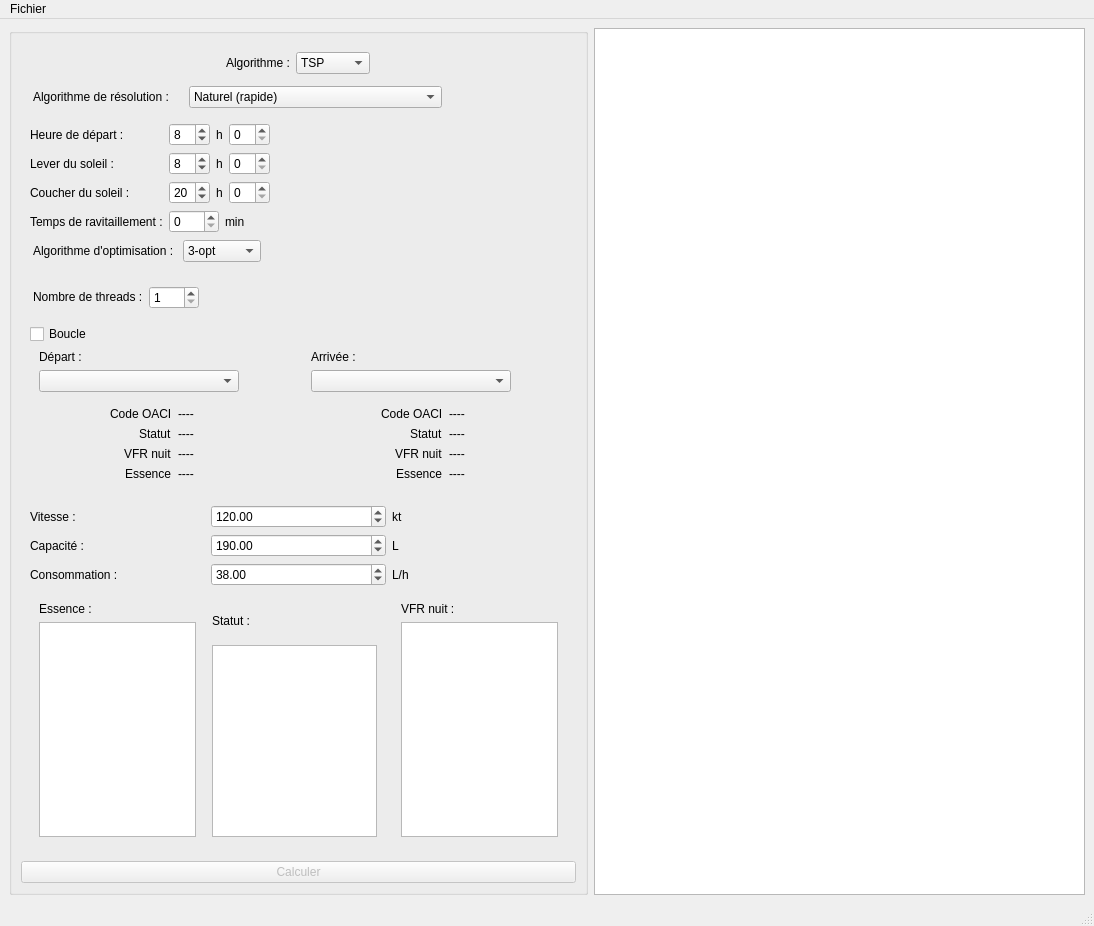
<?xml version="1.0" encoding="UTF-8"?>
<ui version="4.0">
 <class>MainWindowTest</class>
 <widget class="QMainWindow" name="MainWindowTest">
  <property name="geometry">
   <rect>
    <x>0</x>
    <y>0</y>
    <width>1094</width>
    <height>926</height>
   </rect>
  </property>
  <property name="windowTitle">
   <string>FlightPath</string>
  </property>
  <widget class="QWidget" name="centralwidget">
   <layout class="QHBoxLayout" name="horizontalLayout">
    <item>
     <widget class="QGroupBox" name="leftPanel">
      <property name="sizePolicy">
       <sizepolicy hsizetype="Fixed" vsizetype="Expanding">
        <horstretch>0</horstretch>
        <verstretch>0</verstretch>
       </sizepolicy>
      </property>
      <property name="maximumSize">
       <size>
        <width>16777215</width>
        <height>16777215</height>
       </size>
      </property>
      <property name="styleSheet">
       <string notr="true"/>
      </property>
      <layout class="QVBoxLayout" name="verticalLayout">
       <item alignment="Qt::AlignHCenter">
        <widget class="QWidget" name="algoBox" native="true">
         <property name="sizePolicy">
          <sizepolicy hsizetype="Fixed" vsizetype="Fixed">
           <horstretch>0</horstretch>
           <verstretch>0</verstretch>
          </sizepolicy>
         </property>
         <layout class="QHBoxLayout" name="horizontalLayout_2">
          <property name="bottomMargin">
           <number>0</number>
          </property>
          <item>
           <widget class="QLabel" name="label">
            <property name="sizePolicy">
             <sizepolicy hsizetype="Preferred" vsizetype="Fixed">
              <horstretch>0</horstretch>
              <verstretch>0</verstretch>
             </sizepolicy>
            </property>
            <property name="text">
             <string>Algorithme :</string>
            </property>
           </widget>
          </item>
          <item>
           <widget class="QComboBox" name="algoCombobox">
            <property name="sizePolicy">
             <sizepolicy hsizetype="Preferred" vsizetype="Fixed">
              <horstretch>0</horstretch>
              <verstretch>0</verstretch>
             </sizepolicy>
            </property>
            <item>
             <property name="text">
              <string>TSP</string>
             </property>
            </item>
            <item>
             <property name="text">
              <string>Breitling</string>
             </property>
            </item>
           </widget>
          </item>
         </layout>
        </widget>
       </item>
       <item>
        <widget class="QWidget" name="breitlingSolverSelection" native="true">
         <property name="maximumSize">
          <size>
           <width>430</width>
           <height>16777215</height>
          </size>
         </property>
         <layout class="QHBoxLayout" name="horizontalLayout_9">
          <property name="leftMargin">
           <number>12</number>
          </property>
          <property name="topMargin">
           <number>6</number>
          </property>
          <item>
           <widget class="QLabel" name="label_18">
            <property name="maximumSize">
             <size>
              <width>150</width>
              <height>16777215</height>
             </size>
            </property>
            <property name="text">
             <string>Algorithme de résolution :</string>
            </property>
           </widget>
          </item>
          <item>
           <widget class="QComboBox" name="breitlingSolverCombo">
            <property name="sizePolicy">
             <sizepolicy hsizetype="Minimum" vsizetype="Fixed">
              <horstretch>0</horstretch>
              <verstretch>0</verstretch>
             </sizepolicy>
            </property>
            <property name="minimumSize">
             <size>
              <width>0</width>
              <height>0</height>
             </size>
            </property>
            <property name="maximumSize">
             <size>
              <width>16777215</width>
              <height>16777215</height>
             </size>
            </property>
            <item>
             <property name="text">
              <string>Naturel (rapide)</string>
             </property>
            </item>
            <item>
             <property name="text">
              <string>Label setting (meilleurs résultats)</string>
             </property>
            </item>
            <item>
             <property name="text">
              <string>Solver par construction/optimisation</string>
             </property>
            </item>
           </widget>
          </item>
         </layout>
        </widget>
       </item>
       <item alignment="Qt::AlignLeft">
        <widget class="QWidget" name="heures" native="true">
         <property name="sizePolicy">
          <sizepolicy hsizetype="Fixed" vsizetype="Fixed">
           <horstretch>0</horstretch>
           <verstretch>0</verstretch>
          </sizepolicy>
         </property>
         <layout class="QGridLayout" name="Heures">
          <property name="topMargin">
           <number>0</number>
          </property>
          <property name="bottomMargin">
           <number>0</number>
          </property>
          <item row="2" column="0" alignment="Qt::AlignLeft">
           <widget class="QLabel" name="label_6">
            <property name="text">
             <string>Coucher du soleil :</string>
            </property>
           </widget>
          </item>
          <item row="0" column="0" alignment="Qt::AlignLeft">
           <widget class="QLabel" name="label_2">
            <property name="text">
             <string>Heure de départ :</string>
            </property>
           </widget>
          </item>
          <item row="3" column="0" alignment="Qt::AlignLeft">
           <widget class="QLabel" name="label_8">
            <property name="maximumSize">
             <size>
              <width>16777215</width>
              <height>16777215</height>
             </size>
            </property>
            <property name="text">
             <string>Temps de ravitaillement :</string>
            </property>
           </widget>
          </item>
          <item row="1" column="0" alignment="Qt::AlignLeft">
           <widget class="QLabel" name="label_4">
            <property name="text">
             <string>Lever du soleil :</string>
            </property>
           </widget>
          </item>
          <item row="2" column="1" alignment="Qt::AlignLeft">
           <widget class="QWidget" name="widget_4" native="true">
            <layout class="QHBoxLayout" name="horizontalLayout_5">
             <property name="leftMargin">
              <number>0</number>
             </property>
             <property name="topMargin">
              <number>0</number>
             </property>
             <property name="rightMargin">
              <number>0</number>
             </property>
             <property name="bottomMargin">
              <number>0</number>
             </property>
             <item>
              <widget class="QSpinBox" name="couH">
               <property name="sizePolicy">
                <sizepolicy hsizetype="Preferred" vsizetype="Fixed">
                 <horstretch>0</horstretch>
                 <verstretch>0</verstretch>
                </sizepolicy>
               </property>
               <property name="minimumSize">
                <size>
                 <width>40</width>
                 <height>0</height>
                </size>
               </property>
               <property name="maximum">
                <number>23</number>
               </property>
               <property name="value">
                <number>20</number>
               </property>
              </widget>
             </item>
             <item>
              <widget class="QLabel" name="label_7">
               <property name="text">
                <string>h</string>
               </property>
              </widget>
             </item>
             <item>
              <widget class="QSpinBox" name="couM">
               <property name="sizePolicy">
                <sizepolicy hsizetype="Preferred" vsizetype="Fixed">
                 <horstretch>0</horstretch>
                 <verstretch>0</verstretch>
                </sizepolicy>
               </property>
               <property name="minimumSize">
                <size>
                 <width>40</width>
                 <height>0</height>
                </size>
               </property>
               <property name="maximum">
                <number>59</number>
               </property>
              </widget>
             </item>
            </layout>
           </widget>
          </item>
          <item row="0" column="1" alignment="Qt::AlignLeft">
           <widget class="QWidget" name="widget_2" native="true">
            <layout class="QHBoxLayout" name="horizontalLayout_3">
             <property name="leftMargin">
              <number>0</number>
             </property>
             <property name="topMargin">
              <number>0</number>
             </property>
             <property name="rightMargin">
              <number>0</number>
             </property>
             <property name="bottomMargin">
              <number>0</number>
             </property>
             <item>
              <widget class="QSpinBox" name="depH">
               <property name="sizePolicy">
                <sizepolicy hsizetype="Preferred" vsizetype="Fixed">
                 <horstretch>0</horstretch>
                 <verstretch>0</verstretch>
                </sizepolicy>
               </property>
               <property name="minimumSize">
                <size>
                 <width>40</width>
                 <height>0</height>
                </size>
               </property>
               <property name="maximum">
                <number>23</number>
               </property>
               <property name="value">
                <number>8</number>
               </property>
              </widget>
             </item>
             <item>
              <widget class="QLabel" name="label_3">
               <property name="text">
                <string>h</string>
               </property>
              </widget>
             </item>
             <item>
              <widget class="QSpinBox" name="depM">
               <property name="sizePolicy">
                <sizepolicy hsizetype="Preferred" vsizetype="Fixed">
                 <horstretch>0</horstretch>
                 <verstretch>0</verstretch>
                </sizepolicy>
               </property>
               <property name="minimumSize">
                <size>
                 <width>40</width>
                 <height>0</height>
                </size>
               </property>
               <property name="maximum">
                <number>59</number>
               </property>
              </widget>
             </item>
            </layout>
           </widget>
          </item>
          <item row="1" column="1" alignment="Qt::AlignLeft">
           <widget class="QWidget" name="widget_3" native="true">
            <layout class="QHBoxLayout" name="horizontalLayout_4">
             <property name="leftMargin">
              <number>0</number>
             </property>
             <property name="topMargin">
              <number>0</number>
             </property>
             <property name="rightMargin">
              <number>0</number>
             </property>
             <property name="bottomMargin">
              <number>0</number>
             </property>
             <item>
              <widget class="QSpinBox" name="levH">
               <property name="sizePolicy">
                <sizepolicy hsizetype="Preferred" vsizetype="Fixed">
                 <horstretch>0</horstretch>
                 <verstretch>0</verstretch>
                </sizepolicy>
               </property>
               <property name="minimumSize">
                <size>
                 <width>40</width>
                 <height>0</height>
                </size>
               </property>
               <property name="maximum">
                <number>23</number>
               </property>
               <property name="value">
                <number>8</number>
               </property>
              </widget>
             </item>
             <item>
              <widget class="QLabel" name="label_5">
               <property name="text">
                <string>h</string>
               </property>
              </widget>
             </item>
             <item>
              <widget class="QSpinBox" name="levM">
               <property name="sizePolicy">
                <sizepolicy hsizetype="Preferred" vsizetype="Fixed">
                 <horstretch>0</horstretch>
                 <verstretch>0</verstretch>
                </sizepolicy>
               </property>
               <property name="minimumSize">
                <size>
                 <width>40</width>
                 <height>0</height>
                </size>
               </property>
               <property name="maximum">
                <number>59</number>
               </property>
              </widget>
             </item>
            </layout>
           </widget>
          </item>
          <item row="3" column="1" alignment="Qt::AlignLeft">
           <widget class="QWidget" name="horizontalWidget" native="true">
            <layout class="QHBoxLayout" name="horizontalLayout_6">
             <property name="leftMargin">
              <number>0</number>
             </property>
             <property name="topMargin">
              <number>0</number>
             </property>
             <property name="rightMargin">
              <number>0</number>
             </property>
             <property name="bottomMargin">
              <number>0</number>
             </property>
             <item alignment="Qt::AlignLeft">
              <widget class="QSpinBox" name="tmpRav">
               <property name="sizePolicy">
                <sizepolicy hsizetype="Preferred" vsizetype="Fixed">
                 <horstretch>100</horstretch>
                 <verstretch>0</verstretch>
                </sizepolicy>
               </property>
               <property name="minimumSize">
                <size>
                 <width>50</width>
                 <height>0</height>
                </size>
               </property>
              </widget>
             </item>
             <item alignment="Qt::AlignLeft">
              <widget class="QLabel" name="label_35">
               <property name="text">
                <string>min</string>
               </property>
              </widget>
             </item>
            </layout>
           </widget>
          </item>
         </layout>
        </widget>
       </item>
       <item alignment="Qt::AlignLeft">
        <widget class="QWidget" name="optWidget" native="true">
         <layout class="QHBoxLayout" name="horizontalLayout_10">
          <property name="leftMargin">
           <number>12</number>
          </property>
          <property name="topMargin">
           <number>1</number>
          </property>
          <item>
           <widget class="QLabel" name="label_14">
            <property name="sizePolicy">
             <sizepolicy hsizetype="Fixed" vsizetype="Fixed">
              <horstretch>0</horstretch>
              <verstretch>0</verstretch>
             </sizepolicy>
            </property>
            <property name="toolTip">
             <string>Algorithme appliqué après avoir trouvé une solution, augmente le temps de résolution</string>
            </property>
            <property name="text">
             <string>Algorithme d'optimisation : </string>
            </property>
           </widget>
          </item>
          <item>
           <widget class="QComboBox" name="optComboBox">
            <property name="sizePolicy">
             <sizepolicy hsizetype="Fixed" vsizetype="Fixed">
              <horstretch>0</horstretch>
              <verstretch>0</verstretch>
             </sizepolicy>
            </property>
            <property name="currentIndex">
             <number>2</number>
            </property>
            <item>
             <property name="text">
              <string>&lt;aucun&gt;</string>
             </property>
            </item>
            <item>
             <property name="text">
              <string>2-opt</string>
             </property>
            </item>
            <item>
             <property name="text">
              <string>3-opt</string>
             </property>
            </item>
           </widget>
          </item>
         </layout>
        </widget>
       </item>
       <item>
        <widget class="QWidget" name="threadWidget" native="true">
         <layout class="QHBoxLayout" name="horizontalLayout_8">
          <property name="leftMargin">
           <number>12</number>
          </property>
          <item>
           <widget class="QLabel" name="label_16">
            <property name="sizePolicy">
             <sizepolicy hsizetype="Fixed" vsizetype="Fixed">
              <horstretch>0</horstretch>
              <verstretch>0</verstretch>
             </sizepolicy>
            </property>
            <property name="toolTip">
             <string>Accélère le calcul en utilisant d'avantage de ressources de l'ordinateur</string>
            </property>
            <property name="text">
             <string>Nombre de threads :</string>
            </property>
           </widget>
          </item>
          <item>
           <widget class="QSpinBox" name="threadSpinBox">
            <property name="sizePolicy">
             <sizepolicy hsizetype="Fixed" vsizetype="Fixed">
              <horstretch>0</horstretch>
              <verstretch>0</verstretch>
             </sizepolicy>
            </property>
            <property name="maximumSize">
             <size>
              <width>50</width>
              <height>16777215</height>
             </size>
            </property>
            <property name="minimum">
             <number>1</number>
            </property>
           </widget>
          </item>
          <item>
           <widget class="QLabel" name="labelNbThreads">
            <property name="text">
             <string/>
            </property>
           </widget>
          </item>
         </layout>
        </widget>
       </item>
       <item>
        <widget class="QWidget" name="boucleBoxWidget" native="true">
         <layout class="QVBoxLayout" name="boucleBox">
          <property name="topMargin">
           <number>0</number>
          </property>
          <property name="bottomMargin">
           <number>0</number>
          </property>
          <item alignment="Qt::AlignTop">
           <widget class="QCheckBox" name="boucle">
            <property name="sizePolicy">
             <sizepolicy hsizetype="Fixed" vsizetype="Fixed">
              <horstretch>0</horstretch>
              <verstretch>0</verstretch>
             </sizepolicy>
            </property>
            <property name="styleSheet">
             <string notr="true"/>
            </property>
            <property name="text">
             <string>Boucle</string>
            </property>
           </widget>
          </item>
         </layout>
        </widget>
       </item>
       <item>
        <widget class="QWidget" name="choixDepartArrivee" native="true">
         <property name="sizePolicy">
          <sizepolicy hsizetype="Preferred" vsizetype="Fixed">
           <horstretch>0</horstretch>
           <verstretch>0</verstretch>
          </sizepolicy>
         </property>
         <property name="minimumSize">
          <size>
           <width>371</width>
           <height>0</height>
          </size>
         </property>
         <layout class="QHBoxLayout" name="departarrivee">
          <property name="topMargin">
           <number>0</number>
          </property>
          <property name="bottomMargin">
           <number>0</number>
          </property>
          <item>
           <widget class="QWidget" name="departBoxWidget" native="true">
            <layout class="QVBoxLayout" name="departBox">
             <property name="topMargin">
              <number>0</number>
             </property>
             <item>
              <widget class="QLabel" name="label_9">
               <property name="sizePolicy">
                <sizepolicy hsizetype="Preferred" vsizetype="Fixed">
                 <horstretch>0</horstretch>
                 <verstretch>0</verstretch>
                </sizepolicy>
               </property>
               <property name="text">
                <string>Départ :</string>
               </property>
              </widget>
             </item>
             <item>
              <widget class="QComboBox" name="depComboBox">
               <property name="sizePolicy">
                <sizepolicy hsizetype="Fixed" vsizetype="Fixed">
                 <horstretch>0</horstretch>
                 <verstretch>0</verstretch>
                </sizepolicy>
               </property>
               <property name="minimumSize">
                <size>
                 <width>200</width>
                 <height>0</height>
                </size>
               </property>
               <property name="maximumSize">
                <size>
                 <width>200</width>
                 <height>16777215</height>
                </size>
               </property>
              </widget>
             </item>
             <item>
              <widget class="QWidget" name="widget" native="true">
               <layout class="QGridLayout" name="gridLayout">
                <item row="0" column="1">
                 <widget class="QLabel" name="depOACILabel">
                  <property name="maximumSize">
                   <size>
                    <width>100</width>
                    <height>16777215</height>
                   </size>
                  </property>
                  <property name="text">
                   <string>----</string>
                  </property>
                 </widget>
                </item>
                <item row="2" column="0" alignment="Qt::AlignRight">
                 <widget class="QLabel" name="label_15">
                  <property name="text">
                   <string>VFR nuit</string>
                  </property>
                 </widget>
                </item>
                <item row="1" column="0" alignment="Qt::AlignRight">
                 <widget class="QLabel" name="label_13">
                  <property name="text">
                   <string>Statut</string>
                  </property>
                 </widget>
                </item>
                <item row="1" column="1">
                 <widget class="QLabel" name="depStatutLabel">
                  <property name="maximumSize">
                   <size>
                    <width>100</width>
                    <height>16777215</height>
                   </size>
                  </property>
                  <property name="text">
                   <string>----</string>
                  </property>
                 </widget>
                </item>
                <item row="0" column="0" alignment="Qt::AlignRight">
                 <widget class="QLabel" name="label_11">
                  <property name="text">
                   <string>Code OACI</string>
                  </property>
                 </widget>
                </item>
                <item row="2" column="1">
                 <widget class="QLabel" name="depVFRLabel">
                  <property name="maximumSize">
                   <size>
                    <width>100</width>
                    <height>16777215</height>
                   </size>
                  </property>
                  <property name="text">
                   <string>----</string>
                  </property>
                 </widget>
                </item>
                <item row="3" column="0" alignment="Qt::AlignRight">
                 <widget class="QLabel" name="label_17">
                  <property name="text">
                   <string>Essence</string>
                  </property>
                 </widget>
                </item>
                <item row="3" column="1">
                 <widget class="QLabel" name="depEssenceLabel">
                  <property name="maximumSize">
                   <size>
                    <width>100</width>
                    <height>16777215</height>
                   </size>
                  </property>
                  <property name="text">
                   <string>----</string>
                  </property>
                 </widget>
                </item>
               </layout>
              </widget>
             </item>
            </layout>
           </widget>
          </item>
          <item>
           <widget class="QWidget" name="arriveeBoxWidget" native="true">
            <layout class="QVBoxLayout" name="arriveeBox">
             <property name="topMargin">
              <number>0</number>
             </property>
             <item>
              <widget class="QLabel" name="label_10">
               <property name="sizePolicy">
                <sizepolicy hsizetype="Preferred" vsizetype="Fixed">
                 <horstretch>0</horstretch>
                 <verstretch>0</verstretch>
                </sizepolicy>
               </property>
               <property name="text">
                <string>Arrivée :</string>
               </property>
              </widget>
             </item>
             <item>
              <widget class="QComboBox" name="arrComboBox">
               <property name="sizePolicy">
                <sizepolicy hsizetype="Fixed" vsizetype="Fixed">
                 <horstretch>0</horstretch>
                 <verstretch>0</verstretch>
                </sizepolicy>
               </property>
               <property name="minimumSize">
                <size>
                 <width>200</width>
                 <height>0</height>
                </size>
               </property>
               <property name="maximumSize">
                <size>
                 <width>200</width>
                 <height>16777215</height>
                </size>
               </property>
              </widget>
             </item>
             <item>
              <widget class="QWidget" name="widget" native="true">
               <layout class="QGridLayout" name="gridLayout_2">
                <item row="2" column="1">
                 <widget class="QLabel" name="arrVFRLabel">
                  <property name="maximumSize">
                   <size>
                    <width>100</width>
                    <height>16777215</height>
                   </size>
                  </property>
                  <property name="text">
                   <string>----</string>
                  </property>
                 </widget>
                </item>
                <item row="1" column="1">
                 <widget class="QLabel" name="arrStatutLabel">
                  <property name="maximumSize">
                   <size>
                    <width>100</width>
                    <height>16777215</height>
                   </size>
                  </property>
                  <property name="text">
                   <string>----</string>
                  </property>
                 </widget>
                </item>
                <item row="1" column="0" alignment="Qt::AlignRight">
                 <widget class="QLabel" name="label_21">
                  <property name="text">
                   <string>Statut</string>
                  </property>
                 </widget>
                </item>
                <item row="2" column="0" alignment="Qt::AlignRight">
                 <widget class="QLabel" name="label_23">
                  <property name="text">
                   <string>VFR nuit</string>
                  </property>
                 </widget>
                </item>
                <item row="0" column="0" alignment="Qt::AlignRight">
                 <widget class="QLabel" name="label_19">
                  <property name="text">
                   <string>Code OACI</string>
                  </property>
                 </widget>
                </item>
                <item row="0" column="1">
                 <widget class="QLabel" name="arrOACILabel">
                  <property name="maximumSize">
                   <size>
                    <width>100</width>
                    <height>16777215</height>
                   </size>
                  </property>
                  <property name="text">
                   <string>----</string>
                  </property>
                 </widget>
                </item>
                <item row="3" column="0" alignment="Qt::AlignRight">
                 <widget class="QLabel" name="label_25">
                  <property name="text">
                   <string>Essence</string>
                  </property>
                 </widget>
                </item>
                <item row="3" column="1">
                 <widget class="QLabel" name="arrEssenceLabel">
                  <property name="maximumSize">
                   <size>
                    <width>100</width>
                    <height>16777215</height>
                   </size>
                  </property>
                  <property name="text">
                   <string>----</string>
                  </property>
                 </widget>
                </item>
               </layout>
              </widget>
             </item>
            </layout>
           </widget>
          </item>
         </layout>
        </widget>
       </item>
       <item>
        <widget class="QWidget" name="vitesse_capacite_conso" native="true">
         <property name="sizePolicy">
          <sizepolicy hsizetype="Preferred" vsizetype="Fixed">
           <horstretch>0</horstretch>
           <verstretch>0</verstretch>
          </sizepolicy>
         </property>
         <layout class="QGridLayout" name="gridLayout_3">
          <property name="topMargin">
           <number>0</number>
          </property>
          <property name="bottomMargin">
           <number>0</number>
          </property>
          <item row="1" column="2">
           <widget class="QLabel" name="label_31">
            <property name="text">
             <string>L</string>
            </property>
           </widget>
          </item>
          <item row="0" column="0">
           <widget class="QLabel" name="label_27">
            <property name="text">
             <string>Vitesse :</string>
            </property>
           </widget>
          </item>
          <item row="1" column="1">
           <widget class="QDoubleSpinBox" name="capacite">
            <property name="maximum">
             <double>10000.000000000000000</double>
            </property>
            <property name="value">
             <double>190.000000000000000</double>
            </property>
           </widget>
          </item>
          <item row="0" column="1">
           <widget class="QDoubleSpinBox" name="vitesse">
            <property name="maximum">
             <double>2000.000000000000000</double>
            </property>
            <property name="value">
             <double>120.000000000000000</double>
            </property>
           </widget>
          </item>
          <item row="1" column="0">
           <widget class="QLabel" name="label_28">
            <property name="text">
             <string>Capacité :</string>
            </property>
           </widget>
          </item>
          <item row="2" column="2">
           <widget class="QLabel" name="label_32">
            <property name="text">
             <string>L/h</string>
            </property>
           </widget>
          </item>
          <item row="0" column="2">
           <widget class="QLabel" name="label_30">
            <property name="text">
             <string>kt</string>
            </property>
           </widget>
          </item>
          <item row="2" column="0">
           <widget class="QLabel" name="label_29">
            <property name="text">
             <string>Consommation :</string>
            </property>
           </widget>
          </item>
          <item row="2" column="1">
           <widget class="QDoubleSpinBox" name="consommation">
            <property name="maximum">
             <double>200.000000000000000</double>
            </property>
            <property name="value">
             <double>38.000000000000000</double>
            </property>
           </widget>
          </item>
         </layout>
        </widget>
       </item>
       <item>
        <widget class="QWidget" name="horizontalWidget" native="true">
         <property name="sizePolicy">
          <sizepolicy hsizetype="Minimum" vsizetype="Preferred">
           <horstretch>0</horstretch>
           <verstretch>0</verstretch>
          </sizepolicy>
         </property>
         <layout class="QHBoxLayout" name="horizontalLayout_7">
          <property name="topMargin">
           <number>1</number>
          </property>
          <item>
           <widget class="QWidget" name="EssenceViewWidget" native="true">
            <property name="sizePolicy">
             <sizepolicy hsizetype="Preferred" vsizetype="Preferred">
              <horstretch>0</horstretch>
              <verstretch>0</verstretch>
             </sizepolicy>
            </property>
            <property name="maximumSize">
             <size>
              <width>175</width>
              <height>16777215</height>
             </size>
            </property>
            <layout class="QVBoxLayout" name="essenceView">
             <item>
              <widget class="QLabel" name="essenceViewLabel">
               <property name="text">
                <string>Essence :</string>
               </property>
              </widget>
             </item>
             <item>
              <widget class="QTableView" name="essenceViewTable">
               <property name="sizePolicy">
                <sizepolicy hsizetype="Preferred" vsizetype="Expanding">
                 <horstretch>0</horstretch>
                 <verstretch>0</verstretch>
                </sizepolicy>
               </property>
               <attribute name="verticalHeaderVisible">
                <bool>false</bool>
               </attribute>
              </widget>
             </item>
            </layout>
           </widget>
          </item>
          <item>
           <widget class="QWidget" name="StatutViewWidget" native="true">
            <property name="sizePolicy">
             <sizepolicy hsizetype="Expanding" vsizetype="Preferred">
              <horstretch>0</horstretch>
              <verstretch>0</verstretch>
             </sizepolicy>
            </property>
            <property name="maximumSize">
             <size>
              <width>175</width>
              <height>16777215</height>
             </size>
            </property>
            <layout class="QVBoxLayout" name="verticalLayout_2">
             <property name="leftMargin">
              <number>1</number>
             </property>
             <item>
              <widget class="QLabel" name="label_12">
               <property name="sizePolicy">
                <sizepolicy hsizetype="Expanding" vsizetype="Preferred">
                 <horstretch>0</horstretch>
                 <verstretch>0</verstretch>
                </sizepolicy>
               </property>
               <property name="text">
                <string>Statut :</string>
               </property>
              </widget>
             </item>
             <item>
              <widget class="QTableView" name="StatutViewTable">
               <property name="sizePolicy">
                <sizepolicy hsizetype="Expanding" vsizetype="Preferred">
                 <horstretch>0</horstretch>
                 <verstretch>0</verstretch>
                </sizepolicy>
               </property>
               <attribute name="verticalHeaderVisible">
                <bool>false</bool>
               </attribute>
              </widget>
             </item>
            </layout>
           </widget>
          </item>
          <item>
           <widget class="QWidget" name="VFRViewWidget" native="true">
            <property name="sizePolicy">
             <sizepolicy hsizetype="Preferred" vsizetype="Preferred">
              <horstretch>0</horstretch>
              <verstretch>0</verstretch>
             </sizepolicy>
            </property>
            <property name="maximumSize">
             <size>
              <width>175</width>
              <height>16777215</height>
             </size>
            </property>
            <layout class="QVBoxLayout" name="VFRView">
             <property name="topMargin">
              <number>9</number>
             </property>
             <item>
              <widget class="QLabel" name="label_34">
               <property name="text">
                <string>VFR nuit :</string>
               </property>
              </widget>
             </item>
             <item>
              <widget class="QTableView" name="VFRViewTable">
               <property name="sizePolicy">
                <sizepolicy hsizetype="Preferred" vsizetype="Expanding">
                 <horstretch>0</horstretch>
                 <verstretch>0</verstretch>
                </sizepolicy>
               </property>
               <attribute name="verticalHeaderVisible">
                <bool>false</bool>
               </attribute>
              </widget>
             </item>
            </layout>
           </widget>
          </item>
         </layout>
        </widget>
       </item>
       <item>
        <widget class="QPushButton" name="computeButton">
         <property name="enabled">
          <bool>false</bool>
         </property>
         <property name="text">
          <string>Calculer</string>
         </property>
        </widget>
       </item>
      </layout>
     </widget>
    </item>
    <item>
     <widget class="QTableView" name="excelTable"/>
    </item>
   </layout>
  </widget>
  <widget class="QStatusBar" name="statusbar"/>
  <widget class="QMenuBar" name="menuBar">
   <property name="geometry">
    <rect>
     <x>0</x>
     <y>0</y>
     <width>1094</width>
     <height>22</height>
    </rect>
   </property>
   <widget class="QMenu" name="menuFichier">
    <property name="title">
     <string>Fichier</string>
    </property>
    <addaction name="actionOuvrir"/>
    <addaction name="actionEnregistrer"/>
   </widget>
   <addaction name="menuFichier"/>
  </widget>
  <action name="actionOuvrir">
   <property name="text">
    <string>Ouvrir...</string>
   </property>
  </action>
  <action name="actionEnregistrer">
   <property name="text">
    <string>Enregistrer...</string>
   </property>
  </action>
 </widget>
 <resources/>
 <connections/>
</ui>
